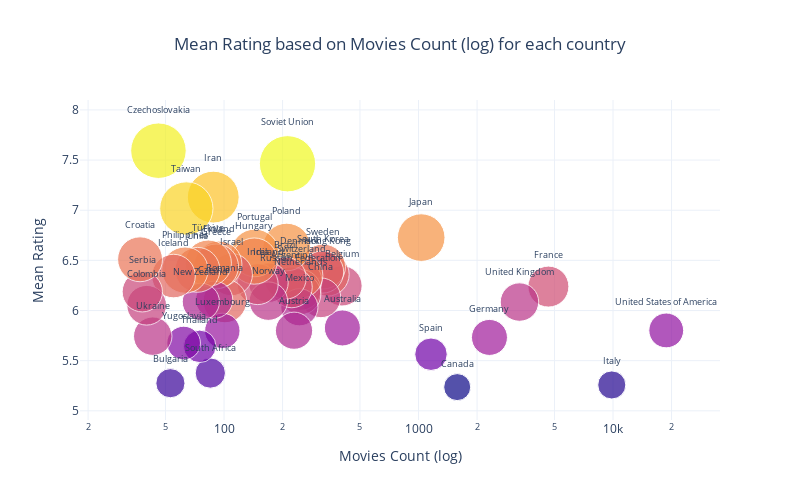

Notebook source saved alongside this figure:
### Markdown cell above
Visualizing the relationship between the movies count and the mean and median ratings per country.

<i>Countries were fewer movies were shot have higher ratings, and, given that older movies had higher votes expressed on FilmTV, it is understandable to see two former country names such as Czechoslovakia and Soviet Union being the ones with the highest mean and median ratings overall.</i>
<br>
<i>Italy has worse movie ratings compared to other countries with similar n. of movies (e.g. France and Germany) and this might be due to the overrepresentation of some trash movies that do not even appear on FilmTV for other countries, or might be due to Italians' bias in favour of foreign movies.</i>
<br>
<i>In other words, FilmTV has several more Italian movies on the website compared to other similar countries as (France, Germany, etc.), but they are perceived by the critics and users to be worse in quality.</i>

### Code cell
# Bubble plot with the relationship between movies_count and mean (y-axis) and median (marker size) ratings
filtered_agg_countries_df = agg_countries_df[agg_countries_df['movies_count'] > 35]

fig = go.Figure(data=go.Scatter(x=filtered_agg_countries_df['movies_count'], y=filtered_agg_countries_df['mean_rating'],
                                mode='markers+text',
                                marker=dict(size=filtered_agg_countries_df['median_rating']**2, color=filtered_agg_countries_df['median_rating']),
                                text=filtered_agg_countries_df['country_name'], textposition='top center', textfont=dict(size=9),
                                customdata=filtered_agg_countries_df['median_rating'],
                                hoverlabel=dict(namelength=0), # removes the trace number off to the side of the tooltip box
                                hovertemplate='%{text}:<br>%{x:.0f} movies<br>%{y:.2f} mean rating<br>%{customdata:.2f} median rating'))
fig.update_layout(title='Mean Rating based on Movies Count (log) for each country', template='plotly_white',
                  title_x=0.5, legend=dict(yanchor='bottom', y=-0.15, xanchor='left', x=0, font=dict(size=10), orientation='h'),
                  autosize=False, width=800, height=500)
fig.update_xaxes(type='log')
fig['layout']['xaxis']['title'] = 'Movies Count (log)'
fig['layout']['yaxis']['title'] = 'Mean Rating'
fig.show()

### Figure 1 — Plotly figure (JSON) as saved in the notebook; plotly's stock layout.template omitted (floating-point values rounded to 4 significant figures)
{"data": [{"customdata": [5.9, 5.3, 6.4, 6.2, 6.0, 5.2, 5.7, 6.9, 6.0, 6.35, 6.6, 6.7, 6.5, 6.3, 6.4, 6.4, 6.4, 6.7, 6.1, 6.1, 6.4, 7.5, 6.9, 6.5, 6.3, 6.2, 6.4, 6.9, 6.8, 6.5, 6.6, 5.95, 6.8, 6.7, 6.1, 7.2, 5.5, 6.8, 6.1, 5.7, 6.7, 7.3, 6.8, 5.8, 6.6, 5.4, 7.45, 6.2, 6.3, 6.35, 6.7], "hoverlabel": {"namelength": 0}, "hovertemplate": "%{text}:<br>%{x:.0f} movies<br>%{y:.2f} mean rating<br>%{customdata:.2f} median rating", "marker": {"color": [5.9, 5.3, 6.4, 6.2, 6.0, 5.2, 5.7, 6.9, 6.0, 6.35, 6.6, 6.7, 6.5, 6.3, 6.4, 6.4, 6.4, 6.7, 6.1, 6.1, 6.4, 7.5, 6.9, 6.5, 6.3, 6.2, 6.4, 6.9, 6.8, 6.5, 6.6, 5.95, 6.8, 6.7, 6.1, 7.2, 5.5, 6.8, 6.1, 5.7, 6.7, 7.3, 6.8, 5.8, 6.6, 5.4, 7.45, 6.2, 6.3, 6.35, 6.7], "size": [34.81, 28.09, 40.96, 38.44, 36.0, 27.04, 32.49, 47.61, 36.0, 40.32, 43.56, 44.89, 42.25, 39.69, 40.96, 40.96, 40.96, 44.89, 37.21, 37.21, 40.96, 56.25, 47.61, 42.25, 39.69, 38.44, 40.96, 47.61, 46.24, 42.25, 43.56, 35.4, 46.24, 44.89, 37.21, 51.84, 30.25, 46.24, 37.21, 32.49, 44.89, 53.29, 46.24, 33.64, 43.56, 29.16, 55.5, 38.44, 39.69, 40.32, 44.89]}, "mode": "markers+text", "text": ["United States of America", "Italy", "France", "United Kingdom", "Germany", "Canada", "Spain", "Japan", "Australia", "Belgium", "Hong Kong", "Sweden", "South Korea", "China", "Switzerland", "Russian Federation", "Netherlands", "Denmark", "Mexico", "Austria", "Argentina", "Soviet Union", "Poland", "Brazil", "Ireland", "Norway", "India", "Portugal", "Hungary", "Israel", "Romania", "Luxembourg", "Finland", "Greece", "Czechia", "Iran", "South Africa", "Türkiye", "New Zealand", "Thailand", "Chile", "Taiwan", "Philippines", "Yugoslavia", "Iceland", "Bulgaria", "Czechoslovakia", "Ukraine", "Colombia", "Serbia", "Croatia"], "textfont": {"size": 9}, "textposition": "top center", "type": "scatter", "x": [18780, 9856, 4654, 3304, 2316, 1581, 1159, 1032, 406, 404, 340, 323, 321, 315, 250, 247, 247, 247, 244, 229, 223, 212, 210, 206, 169, 169, 149, 144, 143, 109, 101, 98, 94, 91, 89, 88, 85, 83, 76, 75, 73, 64, 63, 62, 55, 53, 46, 43, 40, 38, 37], "y": [5.801, 5.258, 6.239, 6.084, 5.732, 5.236, 5.564, 6.727, 5.826, 6.246, 6.361, 6.438, 6.384, 6.127, 6.298, 6.206, 6.163, 6.349, 6.032, 5.799, 6.232, 7.463, 6.633, 6.323, 6.278, 6.093, 6.263, 6.574, 6.493, 6.358, 6.095, 5.797, 6.462, 6.44, 6.108, 7.131, 5.376, 6.472, 6.087, 5.643, 6.405, 7.017, 6.403, 5.676, 6.344, 5.275, 7.593, 5.744, 6.053, 6.187, 6.511]}], "layout": {"autosize": false, "height": 500, "legend": {"font": {"size": 10}, "orientation": "h", "x": 0, "xanchor": "left", "y": -0.15, "yanchor": "bottom"}, "title": {"text": "Mean Rating based on Movies Count (log) for each country", "x": 0.5}, "width": 800, "xaxis": {"title": {"text": "Movies Count (log)"}, "type": "log"}, "yaxis": {"title": {"text": "Mean Rating"}}}}
